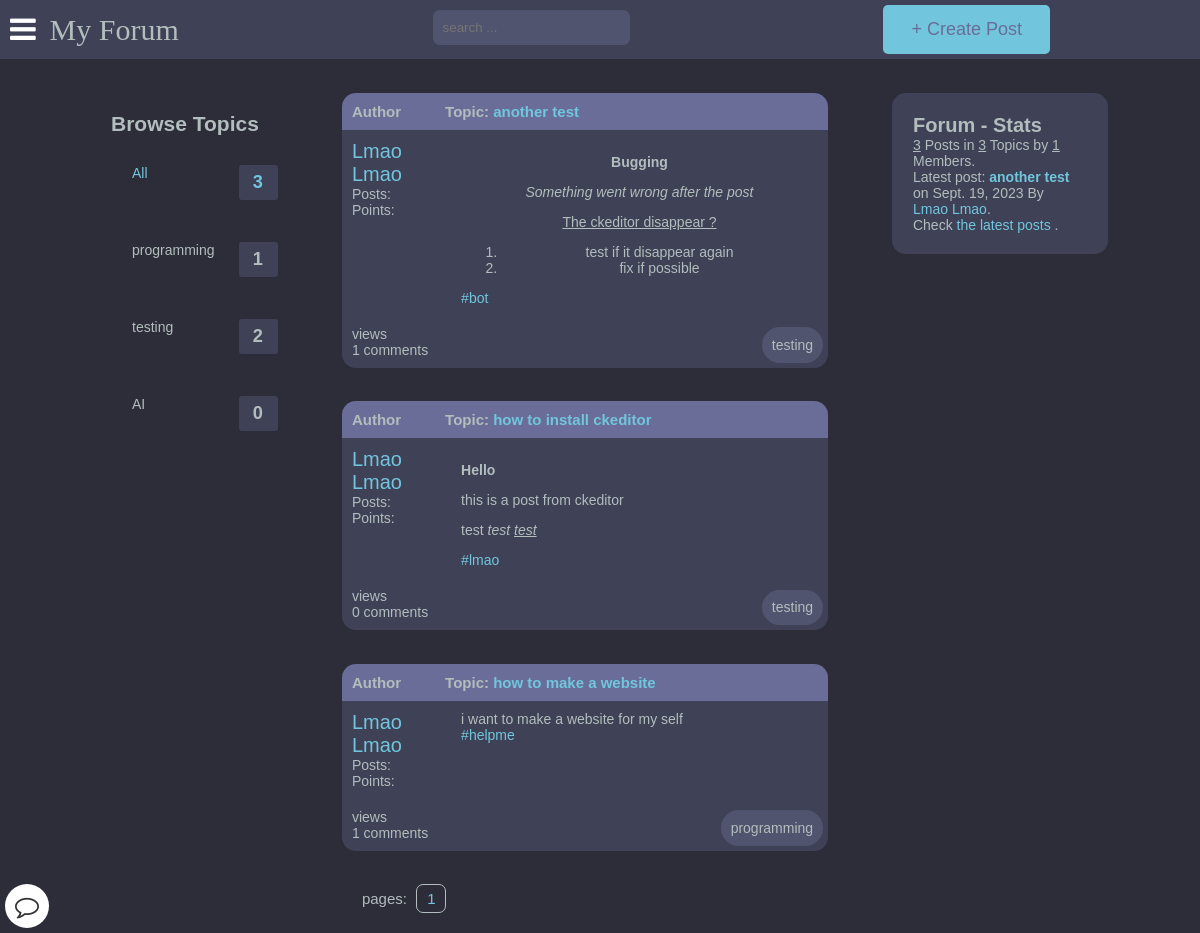
The app's page /, older data.
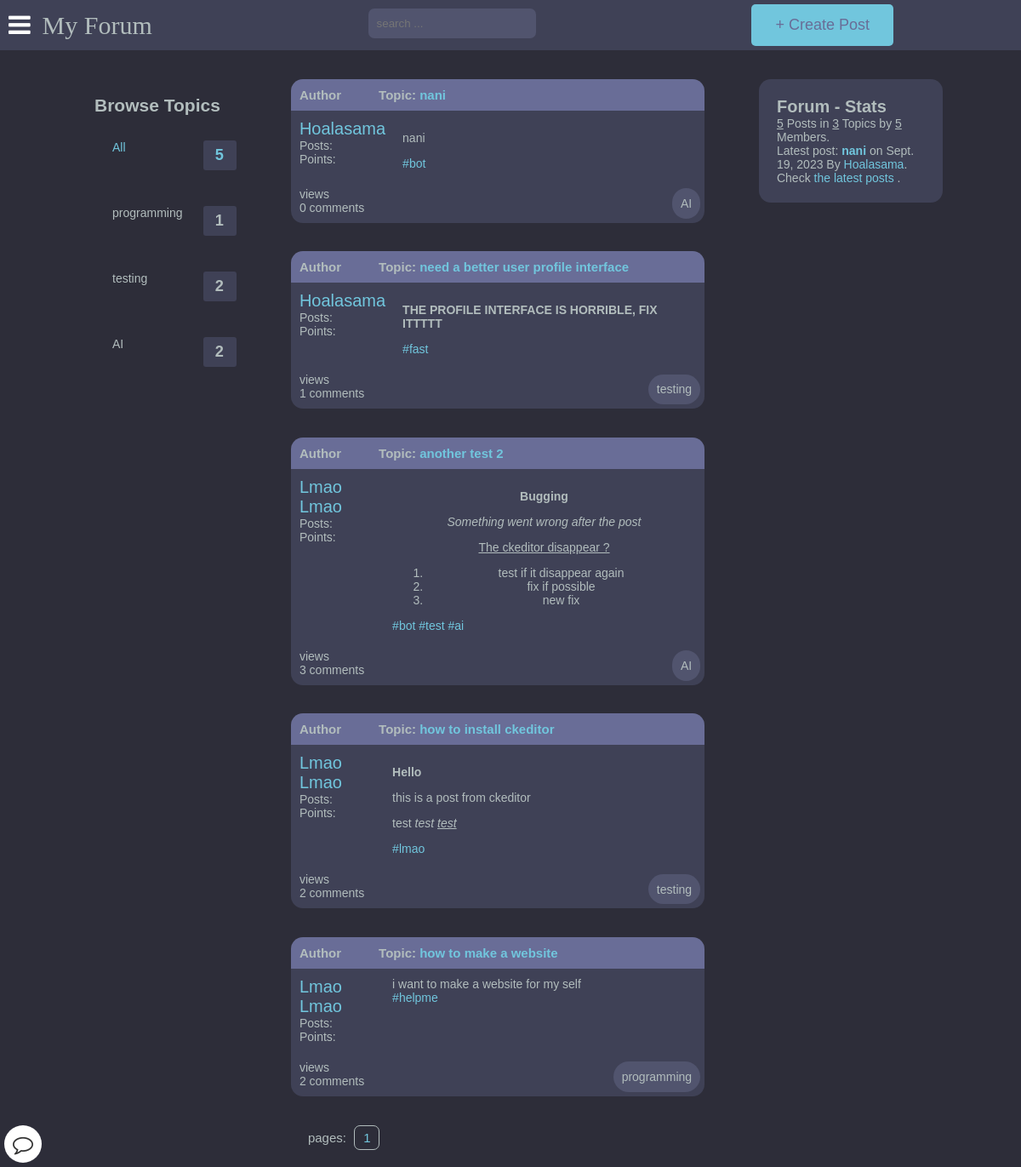
The same page, newer data.
### main/models.py (models this page shows, shortened)
class Category(models.Model):
    title = models.CharField(max_length=50)
    slug = models.SlugField(max_length=400, unique=True, blank=True)
    description = models.TextField(default="description")
    class Meta:
        verbose_name_plural = "categories"
    @property
    def num_posts(self):
        return Post.objects.filter(categories=self).count()

class Post(models.Model):
    title = models.CharField(max_length=400)
    slug = models.SlugField(max_length=400, unique=True, blank=True)
    user = models.ForeignKey(Author, on_delete=models.CASCADE)
    content = HTMLField()
    categories = models.ManyToManyField(Category)
    date = models.DateTimeField(auto_now_add=True)
    approved = models.BooleanField(default=True)
    image = models.ImageField(upload_to='post_images', blank=True, null=True)
    hit_count_generic = GenericRelation(HitCount, object_id_field='object_pk',
        related_query_name='hit_count_generic_relation'
    )
    tags = TaggableManager()
    comments = models.ManyToManyField(Comment, blank=True)
    def get_url(self):
        return reverse("detail", kwargs={
            "slug":self.slug
        })
    class Meta:
        ordering = ['-date']
    @property
    def num_comments(self):
        return self.comments.count()

class Author(models.Model):
    user = models.ForeignKey(User, on_delete=models.CASCADE)
    fullname = models.CharField(max_length=40, blank=True)
    slug = models.SlugField(max_length=400, unique=True, blank=True)
    bio = HTMLField(default='none')
    points = models.IntegerField(default=0)
    email = models.EmailField(unique=False,default="example@gmail.com", validators=[EmailValidator(message="Invalid email format")])
    profile_pic = ResizedImageField(size=[400, 400], quality=100, upload_to="authors", default="defaults/default_profile_pic.jpg", null=True, blank=False)

### register/checkprofile.py (the view)
    def decorated_view_func(request, *args, **kwargs):
        if not check_profile_completion(request.user):
            return redirect('update_profile')
        return view_func(request, *args, **kwargs)

### register/checkprofile.py (called while the page is built)
def profile_completion_required(view_func):
    def check_profile_completion(user):
        if not user.is_authenticated:
            return True
        try:
            author = Author.objects.get(user=user)
            return author.fullname and author.bio
        except Author.DoesNotExist:
            return False
    def decorated_view_func(request, *args, **kwargs):
        if not check_profile_completion(request.user):
            return redirect('update_profile')
        return view_func(request, *args, **kwargs)
    return decorated_view_func

### templates/forums.html (shortened to what this page needs)
{% extends 'base.html' %}
{% load hitcount_tags %}
{% block content %}
    <div class="container">
        <div class="desktop-category">
            {% include 'category.html' %}
        </div>
            <div id="collum2">
            {% for post in posts %}
            <div class="head">
                <div class="authors">Author</div>
                {% if user.is_authenticated %}
                <div class="content">Topic: <a href="{{post.get_url}}">{{post.title}}</a>
                {% else %}
                <div class="content">Topic: <a href="{% url 'signin' %}">{{post.title}}</a>
                {% endif %}
                </div>
            </div>
                <div class="body">
                    <div class="authors">
                        <div class="username"><a href="{% url 'other_profile' post.user.slug %}">{{post.user.fullname|title}}</a></div>
                        <div>Posts: <u>{{comment.user.num_posts}}</u></div>
                        <div>Points: <u>{{comment.user.points}}</u></div>
                    </div>
                    <div class="content">
                        {{post.content|safe}}
                        <div>
                        {% for tag in post.tags.all %}
                            <a href="{% url 'tagged_posts' tag.slug %}">#{{ tag.name }}</a>
                        {% endfor %}
                        </div>
                    </div>
                </div>
                <div class="bottom">
                    <span> {% get_hit_count for post %} views <br> {{post.num_comments}} comments</span>
                    <div class="info-bottom-right">
                        {% for category in post.categories.all %}
                            {{ category.title }}
                        {% endfor %}
                    </div>
                </div>
            {% endfor %}
            {% if posts %}
                <div class="pagination">
                    pages:
                    {% for num_page in posts.paginator.page_range %}
                        {% if num_page == posts.number %}
                            <a href="?page={{ num_page }}&q={{ q }}" class="current-page" style="color: #71c6dd;">{{ num_page }}</a>
                        {% endif %}
                    {% endfor %}
                </div>
            {% endif %}
        </div>
        <div class="forum-info">
            <div class="chart">
                Forum - Stats &nbsp;
            </div>
            <span><u>{{num_posts}}</u> Posts in <u>{{num_categories}}</u> Topics by <u>{{num_users}}</u> Members.</span><br>
            <span>Latest post:
            <b>
                {% if last_post.user.slug %}
                    <a href="{{last_post.get_url}}">{{last_post.title}}</a>
                {% else %}
                    {{ last_post.title }}
                {% endif %}
            </b> on
            {{last_post.date|date}} By
            {% if last_post.user.slug %}
                <a href="{% url 'other_profile' last_post.user.slug %}">{{last_post.user.fullname|title}}</a></span>.<br>
            {% else %}
                {{ last_post.user.fullname|title }}
            {% endif %}
            <span>Check <a href="{% url 'latest_posts' %}">the latest posts</a> .</span><br>
        </div>
    </div>
    {% endblock content %}

### templates/base.html (shortened to what this page needs)
{% load static %}
<!DOCTYPE html>
<html lang="en">
<head>
    <link rel="stylesheet" href="{% static 'style.css' %}">
    <link rel="stylesheet" href="https://cdnjs.cloudflare.com/ajax/libs/font-awesome/4.7.0/css/font-awesome.min.css">
</head>
<body>
    <header class="header">
        <div class="navbar">
            <div class="myforum">
                <div id="iconnav"><a class="bar-icon" id="iconBar" onclick="hideIconBar()"><i class="fa fa-bars"></i></a></div>
                <div class="brand" id="logo"><a id="myforum" style="color:#b2bdbd;" href="{% url 'home' %}">My Forum</a></div>
            </div>
            <div id="searching" class="">
                <form action="{% url 'search_result' %}" role="form" method="GET">
                    <div class="search-box">
                        <div>
                            <input type="text" name="query" placeholder="search ..." id="finding" style="color: white;">
                        </div>
                    </div>
                </form>
            </div>
            <div id="createpost" style="font-size:18px; font-weight:300px; "><a style=" color:#696d97;margin-right:150px" class="btn btn--main" id="createpost" href="
                ">+ Create Post</a>
            </div>
        </div>
    </header>
    <div class="fixed-button">
        <a href="">
            <i class="fa fa-comment-o" aria-hidden="true"></i>
        </a>
    </div>
    {% block content %}
    {% endblock content %}
</body>
</html>

### templates/category.html
<div class="category">
    <div class="subforum-description subforum-column">
        <h2>Browse Topics</h2>
    </div>
    <ul class="topics" style="list-style-type: none;">
        <li>
            <a href="{% url 'home' %}" class="active"> All  <span>{{num_posts}}</span></a>
        </li>
        {% for forum in forums %}
        <li>
            <a href="{% url 'home' %}?q={{forum.title}}">{{forum.title}} <span>{{forum.num_posts}}</span></a>
        </li>
        {% endfor %}
    </ul>
</div>

### static/style.css (style rules this page uses)
:root { --color-main: #71c6dd; --color-main-light: #e1f6fb; --color-dark: #3f4156; --color-dark-medium: #51546e; --color-dark-light: #696d97; --color-light: #e5e5e5; --color-gray: #8b8b8b; --color-light-gray: #b2bdbd; --color-bg: #2d2d39; --color-success: #5dd693; --color-error: #fc4b0b; }
* { box-sizing: border-box; }
html { font-size: 14px; font-family: Arial, Helvetica, sans-serif; background-color:var(--color-bg); color:var(--color-light-gray); }
a { display: inline-block; color: var(--color-main); text-decoration: none; }
div { display: block; }
.topics li a { display: flex; justify-content: space-between; margin-bottom: 3rem; font-weight: 500; color: var(--color-light-gray); transition: all 0.3s ease-in-out; }
.topics li a span { padding: 0.5rem 1rem; background-color: var(--color-dark); border-radius: 3px; font-size: 1.3rem; font-weight: 700; letter-spacing: 1px; }
.topics li a.active, .topics li a:hover { color: var(--color-main); }
.fixed-button { position: fixed; bottom: 5px; left: 5px; z-index: 1000; }
.fixed-button a { text-decoration: none; }
.fixed-button i { font-size: 24px; color: #333; background-color: #fff; border-radius: 50%; padding: 10px; }
#collum2 { flex-basis: 45%; }
.container > .forum-info { flex-basis: 20%; background-color: var(--color-dark); border-radius: 1rem; padding: 1.5rem; }
#searching { align-items: center; }
.info-bottom-right { position: absolute; background-color: var(--color-dark-medium); bottom: 0; right: 0; margin: 5px; padding: 0.7rem; border-radius: 5rem; }
.desktop-category { display: block; }
.header { background-color: var(--color-dark); position: relative; }
#finding { background-color: var(--color-dark-medium); border: 0px; border-radius: 0.5rem; }
.btn { background-color: transparent; border: none; display: inline-flex; align-items: center; gap: 1rem; cursor: pointer; padding: 1rem 2rem; border-radius: 5px; font-weight: 30; }
.btn--main { background-color: var(--color-main); color: var(--color-dark); }
.bottom { display: flex; background-color: var(--color-dark); padding: 10px; position: relative; margin-bottom: 2.4rem; border-bottom-left-radius: 1rem; border-bottom-right-radius: 1rem; }
.myforum { margin-left: 0; }
#iconnav, #logo { display:inline; }
.container { margin: auto; max-width: 120rem; width: 90%; display: flex; justify-content: space-around; align-items: flex-start; margin-top: 2.4rem; }
.subforum-column { padding: 15px; margin:4px; }
.subforum-description * { margin-block: 0; }
.navbar { display:flex; align-items: center; background-color: var(--color-dark); justify-content: space-between; }
.bar-icon { font-size: 30px; display: inline-block; margin-right:10px; margin-left: 10px; color: #fff; cursor: pointer; }
.brand { font-size:30px; display: inline-block; font-family:aquire; }
.search-box { padding-top: 10px; display:flex; justify-content: center; }
.search-box input { padding: 10px; }
.chart { font-size:20px; font-weight:bold; }
.pagination { padding: 0px 20px 20px 20px; font-size: 15px; }
.pagination a { color: var(--color-light-gray); margin-inline: 5px; padding: 5px 10px; border: solid 0.5px var(--color-light-gray); border-radius: 0.5rem; }
.head { display: flex; background-color: var(--color-dark-light); padding: 10px; font-weight: bold; font-size: 15px; border-top-left-radius: 1rem; border-top-right-radius: 1rem; }
.authors { flex: 20%; }
.content { flex: 80%; }
.body { display: flex; background-color: var(--color-dark); padding: 10px; position: relative; }
.body .authors .username { font-size: 20px; }
body { margin:0px; background-color: var(--color-bg); }

Row changes from the older to the newer data that the page shows:
computed for Category "AI": num_posts "0" → "2"
added Post: title "nani", user.fullname "Hoalasama", content "nani", num_comments "0", date "Sept. 19, 2023", Tag (name "bot"), Category (title "AI")
added Post: title "need a better user profile interface", user.fullname "Hoalasama", content "THE PROFILE INTERFACE IS HORRIBLE, FIX ITTTTT", num_comments "1", Category (title "testing")
added Tag: name "fast", shown under "need a better user profile interface"
changed Post: title "another test" → "another test 2"; content "Bugging Something went wrong after the post The ckeditor disappear ? test if it disappear again fix if possible" → "Bugging Something went wrong after the post The ckeditor disappear ? test if it disappear again fix if possible new fix"; num_comments "1" → "3"; gains Category (title "AI", num_posts "2"); loses Category (title "testing", num_posts "2")
added Tag: name "test", shown under Post "another test 2"
added Tag: name "ai", shown under Post "another test 2"
computed for Post "how to install ckeditor": num_comments "0" → "2"
computed for Post "how to make a website": num_comments "1" → "2"
Text that changed along with them:
{{ num_posts }}: "3" → "5"
{{ num_users }}: "1" → "5"
{{ last_post.title }}: "another test" → "nani"
{{ last_post.user.fullname|title }}: "Lmao Lmao" → "Hoalasama"
